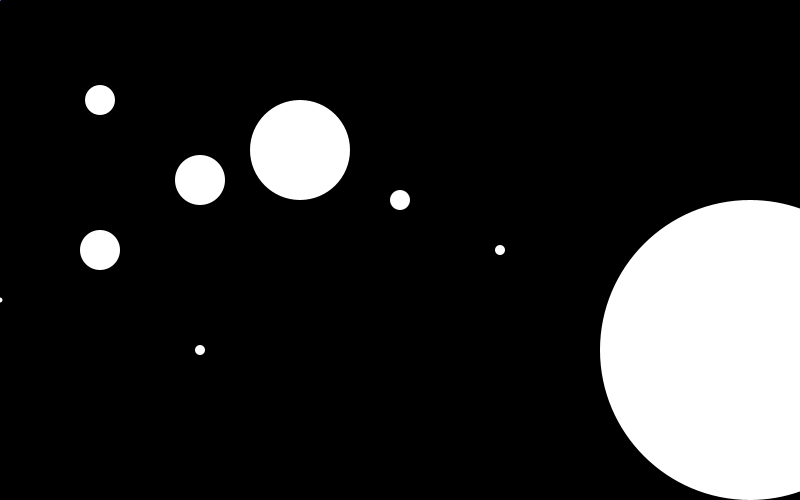
Frame 1 (no input)
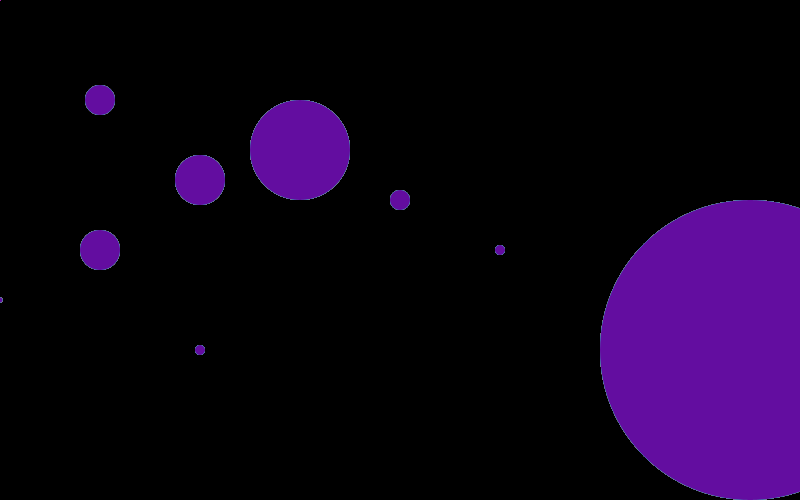
Frame 60 (the mouse pressed at the canvas centre just before this capture)
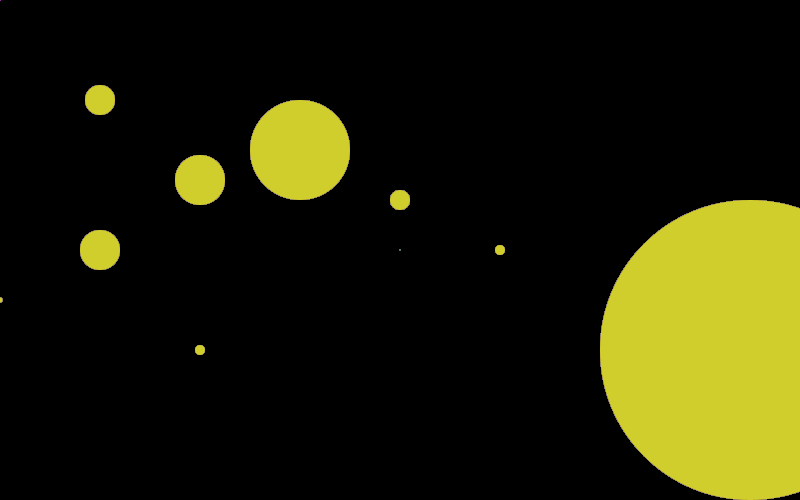
Frame 120 (the mouse held since frame 60 and released just before this capture)

The Processing sketch that drew these frames (run headless with seeded random() and noise(); from frame 60 on, the mouse is pressed at the canvas centre):

// Processing sketch: processing_66987
// ── processing_66987.pde

float xPos;   //declaring position to program
float yPos;  //declare speed always
float speed = 20;
boolean moveLeft, moveRight, moveUp, moveDown = false; //declaring it's zero in order to triger it "true"
 
 
void setup() {
 
  size(800, 500);
  background(0, 10);
  noStroke();
  smooth();
  xPos = 100;
  yPos = 100;
  speed = 2;
}
 
 
void draw() {
  moon();
  move();
  circle();
   
   
}
//draw the ellipse
void moon()
{
  ellipse(xPos, yPos, 30, 30);
  ellipse(xPos+650, yPos+250, 300, 300);
  ellipse(xPos+100, yPos+80, 50, 50);
  ellipse(xPos, yPos+150, 40, 40);
  ellipse(xPos+200, yPos+50, 100, 100);
  ellipse(xPos+300, yPos+100, 20, 20);
  ellipse(xPos+400, yPos+150, 10, 10);
  ellipse(xPos-100, yPos+200, 5, 5);
  ellipse(xPos+100, yPos+250, 10, 10);
 
 
 
}
 
//key control
void keyPressed() {   
  if (keyCode == LEFT) {
    moveLeft = true;
  }
  if (keyCode == RIGHT) {
    moveRight = true;
  }
  if (keyCode == UP) {
    moveUp = true;
  }
  if (keyCode == DOWN) {
    moveDown = true;
  }
  
  }
 
void keyReleased() {
 
  if (keyCode == LEFT) {
    moveLeft = false;
  }
  else if (keyCode == RIGHT) {
    moveRight = false;
  }
  else if (keyCode == UP) {
    moveUp = false;
  }
  else if (keyCode == DOWN) {
    moveDown = false;
  }
}

void move() {
  if (moveUp) {
    yPos -= speed;
  }
  if (moveDown) {
    yPos += speed;
  }
  if (moveRight) {
    xPos += speed;
  }
  if (moveLeft) {
    xPos -= speed;
  }
}
void circle() {
  if (mousePressed) {
    fill(random(255),random(255),random(255));
  }
  else {
    fill(random(255),random(255),random(255));
  }
  ellipse(mouseX, mouseY, 2, 2);
}
